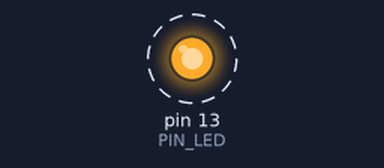
Recording of a sketch running on a simulated Arduino Uno, built with avr-gcc and run on an emulated ATmega328P. Shown: output pins drawn as LEDs (lit = HIGH). Dashed ring = blinking. What the sketch prints to the serial monitor is not drawn.

Above: at 0.2 s.
Timing chart, 0 to 3.0 s (numbered marks = the images above):
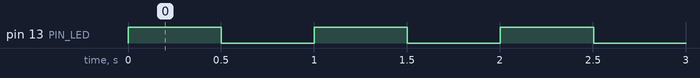

Measured:
- by itself, pin 13 (PIN_LED): alternates HIGH for 0.50 s and LOW for 0.50 s

The sketch:

encender_led_practica_11.ino
```cpp
/* =================================================
   Lab 01 — Blink: parpadeo de LED con Arduino
   Pin de salida: 13 (LED integrado o externo)
   ================================================= */

const int PIN_LED = 13;        // Constante para el pin del LED
int contador      = 0;         // Cuenta los parpadeos

void setup() {
    // Configurar el pin como SALIDA digital
    pinMode(PIN_LED, OUTPUT);

    // Iniciar comunicacion serial a 9600 bps
    Serial.begin(9600);
    Serial.println('=== Lab 01: Blink Iniciado ===');
    Serial.println('Formato: [#N] LED -> ESTADO');
}

void loop() {
    contador++;
    // Encender el LED
    digitalWrite(PIN_LED, HIGH);
    Serial.print('[#');
    Serial.print(contador);
    Serial.println('] LED -> ENCENDIDO');
    delay(500);                // Esperar 500 ms

    // Apagar el LED
    digitalWrite(PIN_LED, LOW);
    Serial.print('[#');
    Serial.print(contador);
    Serial.println('] LED -> APAGADO');
    delay(500);                // Esperar 500 ms
}
```
